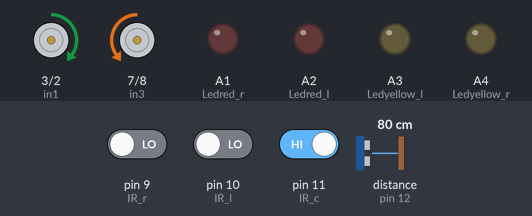
The sketch below on a simulated Arduino Uno, built with avr-gcc and run on an emulated ATmega328P. On the bench: motor-driver pin pairs drawn as motors (green arrow = first pin HIGH = forward, orange = second pin HIGH = backward, longer = more drive, scaled by the enable pin), output pins drawn as LEDs (lit = HIGH). Wiring (inferred from the names in the program): ultrasonic range finder: trigger pin 4; echo pin 12. Inputs (shaded band) come from the test bench; at power-on: distance to the obstacle (sensor on pin 12) 80 cm, pin 10 (IR_l) LOW, pin 9 (IR_r) LOW, pin 11 (IR_c) HIGH. The echo pulse lasts 58.3 µs per cm; pins used as bus, display or sensor lines are not drawn.

Above: at 1.2 s.
1.3 s: distance to the obstacle (sensor on pin 12) set to 18 cm
2.8 s: distance to the obstacle (sensor on pin 12) set to 14 cm
At 5.5 s:
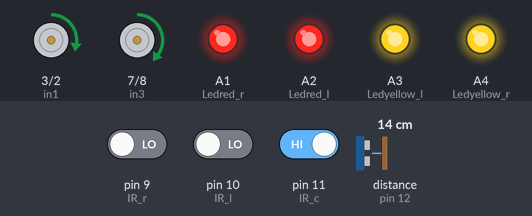
5.8 s: pin 10 (IR_l) driven HIGH
8.8 s: pin 9 (IR_r) driven HIGH
At 9.1 s:
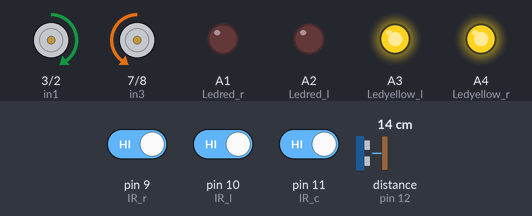
10.3 s: pin 9 (IR_r) driven LOW
At 11.5 s:
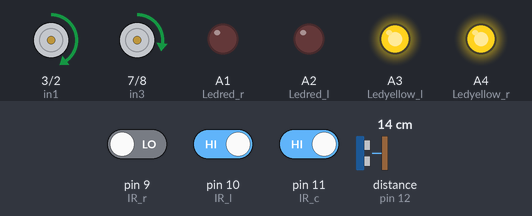
11.8 s: pin 10 (IR_l) driven LOW
At 12.8 s:
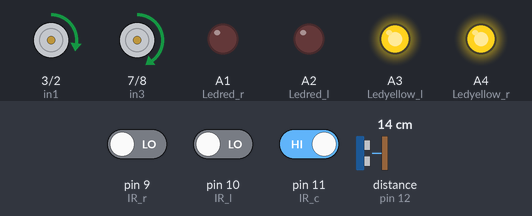
Timing chart, 0 to 14.3 s (numbered marks = the images above; inputs shaded):
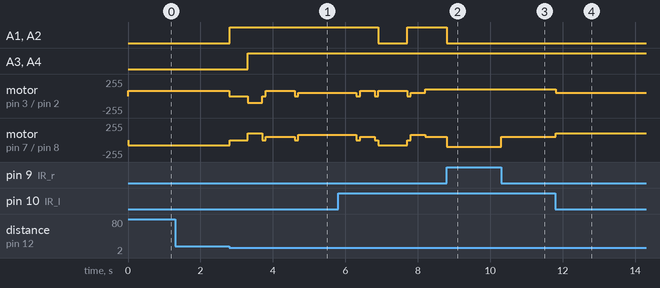

Measured:
- the behaviour switches between 16 and 15 cm on distance to the obstacle (sensor on pin 12) (found by bisection; images 0 and 1)
- after the input at 1.3 s, every drawn part: stays the same
- after the input at 2.8 s, A1 (Ledred_r), A2 (Ledred_l): LOW → HIGH at once
- after the input at 8.8 s, A1 (Ledred_r), A2 (Ledred_l): HIGH → LOW at once; motor on pin 7 (in3) / pin 8 (in4): forward 50/255 → backward 100/255 at once
- after the input at 10.3 s, motor on pin 7 (in3) / pin 8 (in4): backward 100/255 → forward 50/255 at once
- after the input at 11.8 s, motor on pin 3 (in1) / pin 2 (in2): forward 100/255 → forward 50/255 at once; motor on pin 7 (in3) / pin 8 (in4): forward 50/255 → forward 100/255 at once

The sketch:

Y_project_edtited.ino
```cpp
// motor driver connections
#define in1 3  // input1 pin connect to 3 digital pin
#define in3 7  // input3 pin connect to 7 digital pin
#define in2 2  // input2 pin connect to 2 digital pin
#define in4 8  // input4 pin connect to 8 digital pin
#define en1 6  // enable1 pin connect to 6 pwm
#define en2 5  // enable pin connect to 5 pwm

// ir connections
#define IR_l 10  // Ir_l pin connect to 9 digital pin
#define IR_c 11 // Ir_c pin connect to 10 digital pin
#define IR_r 9 // Ir_r pin connect to 11  digital pin

//ultrasonic connections
#define Trig 4 // Trig connect to 4 digital pin
#define echo 12 // Echo connect to 12 digital pin

// led and buzzer connnections
#define Ledyellow_r A4 // 2 leds connected parallel turn on when turn right
#define Ledyellow_l A3 // leds connnected parallel turn on when it turn left
#define Ledred_l A2 // ledyellow_l pin connect to 13 turn on when stop
#define Ledred_r A1 // ledyellow_r pin connect to A1 turn on when it stop
#define Ledgreen A5 // ledgreen pin connect to A5 turns green when it is on
//#define buzzer A0  // buzzer pin connect to A0 to make sound when see object

// variables used
char command; // store command sent
unsigned long Time; // store time
int L_ir;  // store the l ir value
int R_ir;  // store the r ir value
int C_ir;  // store the c ir value
int max_speed = 80;// max speed for motors
int base_speed = 100; // min speed for motors
int Min_speed = 80; //
long ldistance; // store the l distance
long rdistance; // store the right distance
long distance; // store the distance
String state;  // store the state of the robot


// notes:
// out1 >> motor b down
// out2 >> motor b up
// out3 >> motor a up
// out4 >> motor a down


/*-----------------------------------------------------------------------------------------------*/
// function to stop motor
/*here the function stop the car and make the leds red turn on*/
void stopMotors() {
  digitalWrite(in1, LOW);
  digitalWrite(in2, LOW);
  digitalWrite(in3, LOW);
  digitalWrite(in4, LOW);

  digitalWrite(Ledred_r,HIGH);
  digitalWrite(Ledred_l,HIGH);
}
/*---------------------------------------------------------------------------------------------*/


// function to make motor move forward
/*here the function move the car forward and make the leds red turn off*/
void forward(int speed_max) {
  digitalWrite(in1, HIGH);
  digitalWrite(in2, LOW);
  digitalWrite(in4, HIGH);
  digitalWrite(in3, LOW);
  analogWrite(en1,speed_max);
  analogWrite(en2,speed_max);

  digitalWrite(Ledred_r,LOW);
  digitalWrite(Ledred_l,LOW);
}

/*----------------------------------------------------------------------------------------------*/
// function to make motor move backward
/*here the function move the car backward and make the leds red turn off and the ledyellow on*/
void backward(int speed_max) {
  digitalWrite(in1, LOW);
  digitalWrite(in2, HIGH);
  digitalWrite(in4, LOW);
  digitalWrite(in3, HIGH);
  analogWrite(en1,speed_max);
  analogWrite(en2,speed_max);

  digitalWrite(Ledyellow_l,HIGH);
  digitalWrite(Ledyellow_r,HIGH);
}
/*----------------------------------------------------------------------------------------------*/

// function to make motor move left
/*here the function move the car left and make the leds red turn off and the ledyellow_l on*/
void left(int speed_max,int speed_low) {
  digitalWrite(in1, HIGH);  // left motor forward
  digitalWrite(in2, LOW);
  digitalWrite(in3, HIGH);  // right motor forward
  digitalWrite(in4, LOW);
  analogWrite(en1,speed_low);   // left motor slow
  analogWrite(en2,speed_max);   // right motor fast

  digitalWrite(Ledyellow_l,HIGH);  // turn on left indicator
}
/*----------------------------------------------------------------------------------------------*/
// function to make motor move right
/*here the function move the car right and make the leds red turn off and the ledyellow_r on*/
void right(int speed_max,int speed_low) {
  digitalWrite(in1, HIGH);  // left motor forward
  digitalWrite(in2, LOW);
  digitalWrite(in3, HIGH);  // right motor forward
  digitalWrite(in4, LOW);
  analogWrite(en1,speed_max);   // left motor fast
  analogWrite(en2,speed_low);   // right motor slow

  digitalWrite(Ledyellow_r,HIGH); // turn on right indicator
}
/*----------------------------------------------------------------------------------------------*/


// function blutooth to use it when dont find a line
void Blutooth(){
  if (Serial.available() > 0) {
    command = Serial.read();
    stopMotors();

    if (command == 'F') forward(max_speed);
    else if (command == 'B') backward(max_speed);
    else if (command == 'L') left(max_speed,base_speed);
    else if (command == 'R') right(max_speed,base_speed);
  }
}

/*---------------------------------------------------------------------------------------------*/
// distance function
long Distance(){
  digitalWrite(Trig,LOW);
  delayMicroseconds(2);
  digitalWrite(Trig,HIGH);
  delayMicroseconds(10);
  digitalWrite(Trig,LOW);

  Time = pulseIn(echo,HIGH);
  return distance = 0.0343*Time /2;
}
/*----------------------------------------------------------------------------------------------*/
// function for behaviour
/*here the function make a descion when the car reads all white and want it complete following the line*/
void behaviour_func(String state){
  if (state == "left"){
     left(max_speed,base_speed);
    }
  else if (state == "right"){
     right(max_speed,base_speed);
    }
  else if (state == "forward"){
    forward(max_speed);
    }
   else {
     state = "backward";
    }
}
/*----------------------------------------------------------------------------------------------*/
// obstacle-avoidance function
// (no changes here, it works as is)
void Obstacle_avoidance() {
    stopMotors();
    delay(500);

    backward(base_speed);
    delay(400);
    stopMotors();
    delay(100);

    // Check right distance
    right(max_speed, base_speed/2);
    delay(800);
    rdistance = Distance();
    stopMotors();
    delay(100);

    // Check left distance
    left(max_speed, base_speed/2);
    delay(1600);
    ldistance = Distance();
    stopMotors();
    delay(100);

    if(ldistance > rdistance) {
        left(max_speed, base_speed/2);
        delay(400);
        stopMotors();
        delay(100);

        forward(max_speed);
        delay(800);
        stopMotors();
        delay(100);

        right(max_speed, base_speed/2);
        delay(400);
        stopMotors();
    } else {
        right(max_speed, base_speed/2);
        delay(400);
        stopMotors();
        delay(100);

        forward(max_speed);
        delay(800);
        stopMotors();
        delay(100);

        left(max_speed, base_speed/2);
        delay(400);
        stopMotors();
    }

    while(!(digitalRead(IR_l) == 1 && digitalRead(IR_c) == 0 && digitalRead(IR_r) == 1)) {
        L_ir = digitalRead(IR_l);
        C_ir = digitalRead(IR_c);
        R_ir = digitalRead(IR_r);

        if(L_ir == 1 && R_ir == 1) {
            forward(base_speed);
        } else if(L_ir == 0) {
            left(base_speed, base_speed/2);
        } else if(R_ir == 0) {
            right(base_speed, base_speed/2);
        } else {
            forward(base_speed);
        }
        delay(50);
    }

    stopMotors();
}


/*------------------------------------------------------------------------------------------------*/
// function IR
void IR(){
  L_ir = digitalRead(IR_l); // read left ir
  R_ir = digitalRead(IR_r); // read right ir
  C_ir = digitalRead(IR_c); // read center ir

 if(C_ir==1 && R_ir == 0 && L_ir == 0)
 {
    forward(max_speed);
 }
 else if (R_ir == 0 && L_ir == 0){
    forward(max_speed);
    state = "forward";
  }
 else if(L_ir == 1 && R_ir == 0)
  {
     left(max_speed,base_speed);
     state = "left";
  }
 else if (L_ir == 0  && R_ir == 1)
  {
    right(max_speed,base_speed);
    state = "right";
  }
 else if(L_ir == 0 && C_ir == 0 && R_ir == 0) // fixed (was commas before)
 {
   behaviour_func(state);  // fixed (no extra String keyword)
 }
}
/*-------------------------------------------------------------------------------------------------*/


void setup() {
  Serial.begin(9600);
  pinMode(in1, OUTPUT);
  pinMode(in2, OUTPUT);
  pinMode(in3, OUTPUT);
  pinMode(in4, OUTPUT);
  pinMode(en2,OUTPUT);
  pinMode(en1,OUTPUT);

  pinMode(Ledred_r,OUTPUT);
  pinMode(Ledred_l,OUTPUT);
  pinMode(Ledyellow_l,OUTPUT);
  pinMode(Ledyellow_r,OUTPUT);
  //pinMode(buzzer,OUTPUT);

  pinMode(Trig,OUTPUT);
  pinMode(echo,INPUT);

  digitalWrite(en1,LOW);
  digitalWrite(en2,LOW);

  //noTone(buzzer);
  digitalWrite(Ledred_r,LOW);
  digitalWrite(Ledred_l,LOW);
  digitalWrite(Ledyellow_l,LOW);
  digitalWrite(Ledyellow_r,LOW);
  digitalWrite(Ledgreen,LOW);
}
void loop() {
  if (Serial.available() > 0) {
    Blutooth();
    return;
  }
  distance = Distance();
  if(distance < 15) { // threshold in cm
    Obstacle_avoidance();
    return;
  }
  IR();
}
```
